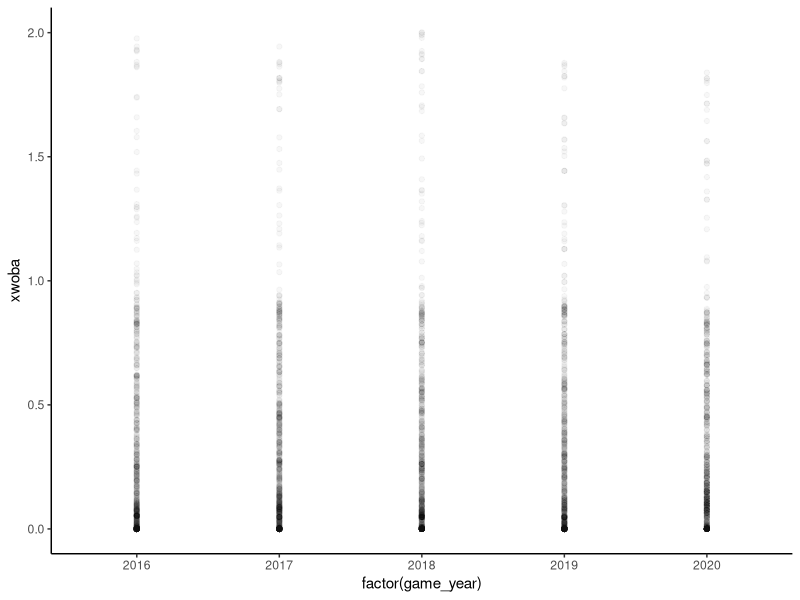
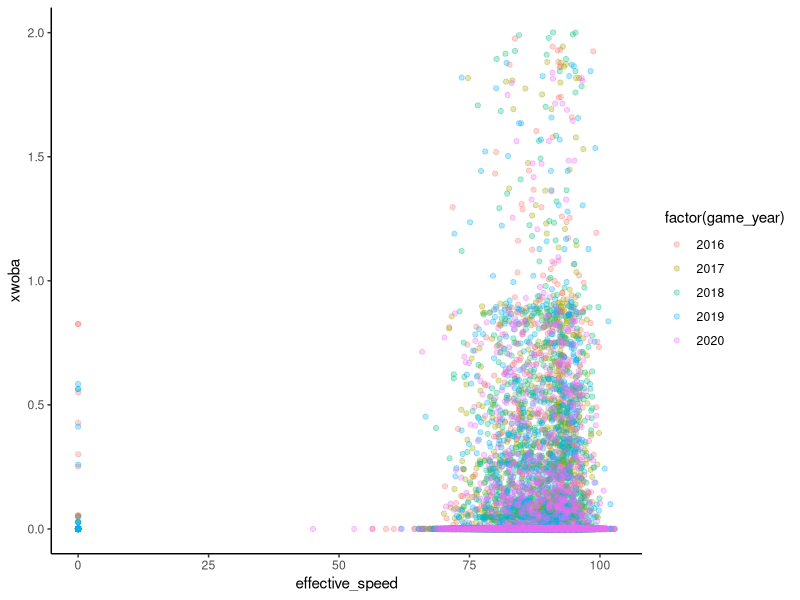
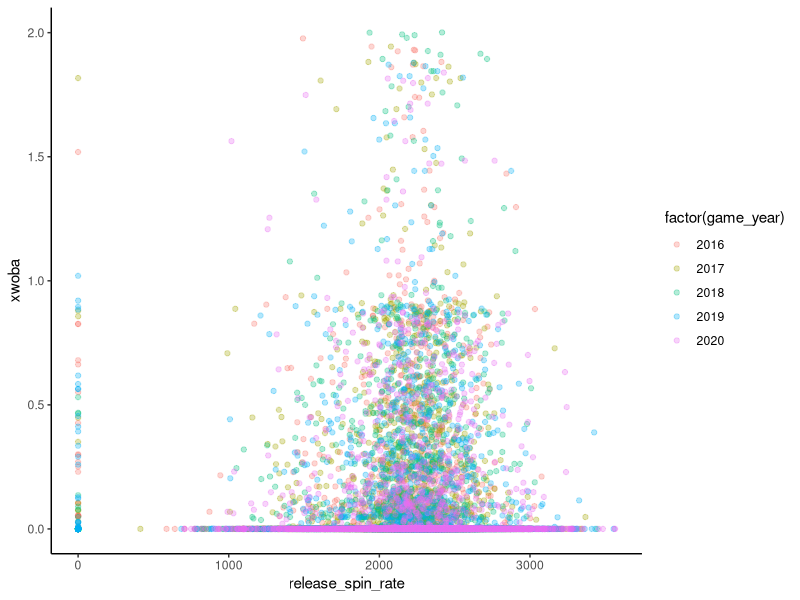
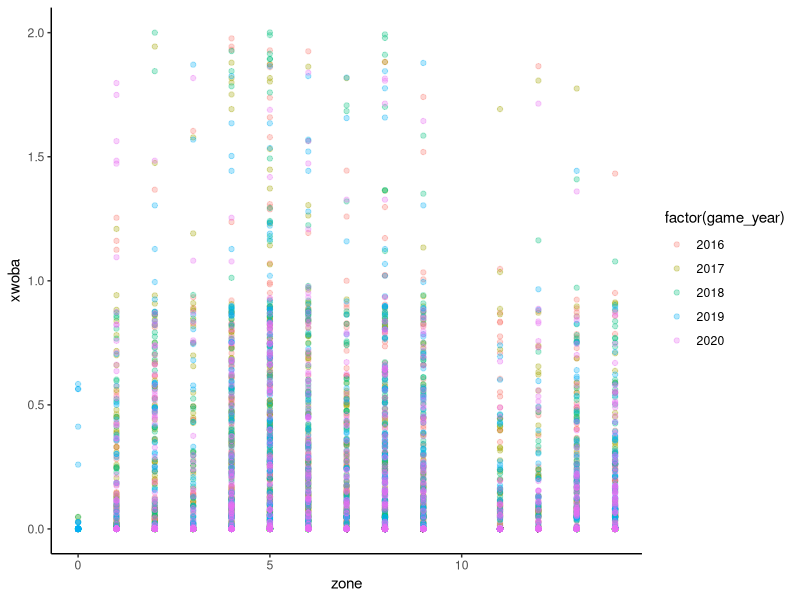

The R script that drew these images, in order:
## ---- chunk 1
knitr::opts_chunk$set(echo = TRUE)
library(tidyverse)
library(readr)
## ---- chunk 2
final_pitch_data <- read_csv("data/final_pitch_data.csv")
## ---- chunk 3
ggplot(final_pitch_data, aes(x=factor(game_year),y=xwoba,)) +
  geom_point(alpha=0.03)+
  theme_classic()
## ---- chunk 4
ggplot(final_pitch_data, aes( x=effective_speed,y=xwoba,color=factor(game_year))) +
  geom_point(alpha=0.3)+
  theme_classic()

ggplot(final_pitch_data, aes( x=release_spin_rate,y=xwoba,color=factor(game_year))) +
  geom_point(alpha=0.3)+
  theme_classic()

ggplot(final_pitch_data, aes( x=zone,y=xwoba,color=factor(game_year))) +
  geom_point(alpha=0.3)+
  theme_classic()

